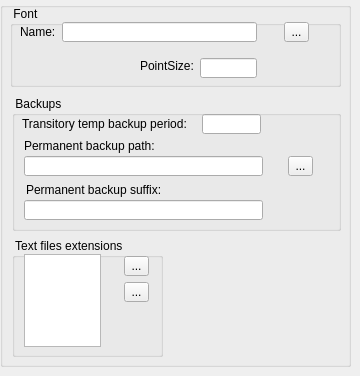
   <widget class="QWidget" name="pageFontEtc">
    <widget class="QGroupBox" name="groupBox_3">
     <property name="geometry">
      <rect>
       <x>0</x>
       <y>2</y>
       <width>351</width>
       <height>365</height>
      </rect>
     </property>
     <property name="title">
      <string/>
     </property>
     <widget class="QGroupBox" name="groupBox_15">
      <property name="geometry">
       <rect>
        <x>10</x>
        <y>4</y>
        <width>331</width>
        <height>81</height>
       </rect>
      </property>
      <property name="title">
       <string> Font </string>
      </property>
      <widget class="QLabel" name="label_7">
       <property name="geometry">
        <rect>
         <x>10</x>
         <y>18</y>
         <width>41</width>
         <height>16</height>
        </rect>
       </property>
       <property name="text">
        <string>Name:</string>
       </property>
      </widget>
      <widget class="QLineEdit" name="editFontName">
       <property name="geometry">
        <rect>
         <x>52</x>
         <y>16</y>
         <width>195</width>
         <height>20</height>
        </rect>
       </property>
      </widget>
      <widget class="QLabel" name="label_8">
       <property name="geometry">
        <rect>
         <x>130</x>
         <y>52</y>
         <width>57</width>
         <height>16</height>
        </rect>
       </property>
       <property name="text">
        <string>PointSize:</string>
       </property>
      </widget>
      <widget class="QLineEdit" name="editPointSize">
       <property name="geometry">
        <rect>
         <x>190</x>
         <y>52</y>
         <width>57</width>
         <height>20</height>
        </rect>
       </property>
      </widget>
      <widget class="QToolButton" name="buttonSelFont">
       <property name="geometry">
        <rect>
         <x>274</x>
         <y>16</y>
         <width>25</width>
         <height>20</height>
        </rect>
       </property>
       <property name="text">
        <string>...</string>
       </property>
      </widget>
     </widget>
     <widget class="QGroupBox" name="groupBox_19">
      <property name="geometry">
       <rect>
        <x>12</x>
        <y>94</y>
        <width>329</width>
        <height>135</height>
       </rect>
      </property>
      <property name="title">
       <string> Backups </string>
      </property>
      <widget class="QLabel" name="label_15">
       <property name="geometry">
        <rect>
         <x>10</x>
         <y>20</y>
         <width>177</width>
         <height>16</height>
        </rect>
       </property>
       <property name="text">
        <string>Transitory temp backup period:</string>
       </property>
      </widget>
      <widget class="QLineEdit" name="editTmpBkpPrd">
       <property name="geometry">
        <rect>
         <x>190</x>
         <y>18</y>
         <width>59</width>
         <height>20</height>
        </rect>
       </property>
      </widget>
      <widget class="QLabel" name="label_17">
       <property name="geometry">
        <rect>
         <x>12</x>
         <y>42</y>
         <width>235</width>
         <height>16</height>
        </rect>
       </property>
       <property name="text">
        <string>Permanent backup path:</string>
       </property>
      </widget>
      <widget class="QLineEdit" name="editBkpPath">
       <property name="geometry">
        <rect>
         <x>12</x>
         <y>60</y>
         <width>239</width>
         <height>20</height>
        </rect>
       </property>
      </widget>
      <widget class="QToolButton" name="buttonBkpPath">
       <property name="geometry">
        <rect>
         <x>276</x>
         <y>60</y>
         <width>25</width>
         <height>20</height>
        </rect>
       </property>
       <property name="text">
        <string>...</string>
       </property>
      </widget>
      <widget class="QLabel" name="label_18">
       <property name="geometry">
        <rect>
         <x>14</x>
         <y>86</y>
         <width>235</width>
         <height>16</height>
        </rect>
       </property>
       <property name="text">
        <string>Permanent backup suffix:</string>
       </property>
      </widget>
      <widget class="QLineEdit" name="editBkpSuffix">
       <property name="geometry">
        <rect>
         <x>12</x>
         <y>104</y>
         <width>239</width>
         <height>20</height>
        </rect>
       </property>
      </widget>
     </widget>
     <widget class="QGroupBox" name="groupBox_20">
      <property name="geometry">
       <rect>
        <x>12</x>
        <y>236</y>
        <width>151</width>
        <height>119</height>
       </rect>
      </property>
      <property name="title">
       <string> Text files extensions </string>
      </property>
      <widget class="QListWidget" name="listTextExt">
       <property name="geometry">
        <rect>
         <x>12</x>
         <y>16</y>
         <width>77</width>
         <height>93</height>
        </rect>
       </property>
      </widget>
      <widget class="QToolButton" name="buttonAddTextExt">
       <property name="geometry">
        <rect>
         <x>112</x>
         <y>18</y>
         <width>25</width>
         <height>20</height>
        </rect>
       </property>
       <property name="text">
        <string>...</string>
       </property>
      </widget>
      <widget class="QToolButton" name="buttonDelTextExt">
       <property name="geometry">
        <rect>
         <x>112</x>
         <y>44</y>
         <width>25</width>
         <height>20</height>
        </rect>
       </property>
       <property name="text">
        <string>...</string>
       </property>
      </widget>
     </widget>
    </widget>
   </widget>
